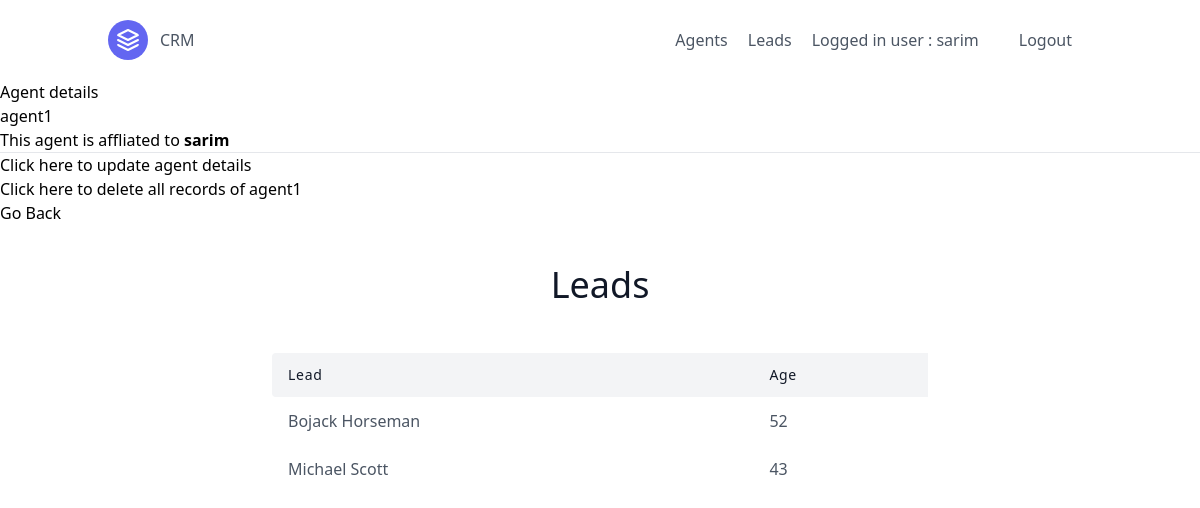
/agents/1/ (signed in), run on an earlier commit of the app's database.
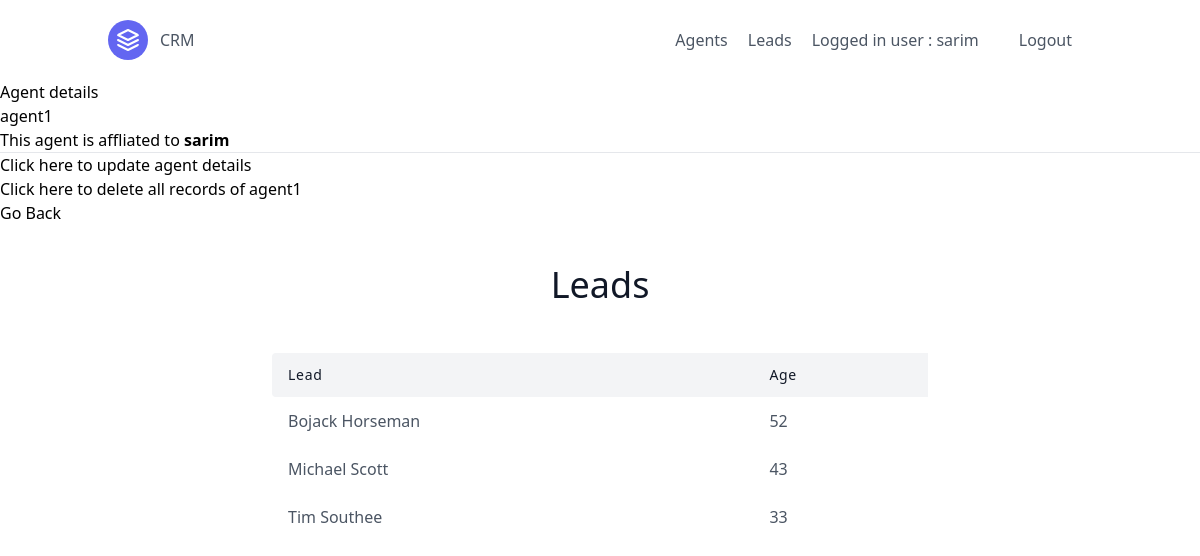
And on a later commit of the database.
### leads/models.py (models this page shows)
class Lead(models.Model):
    first_name = models.CharField(max_length=25)
    last_name = models.CharField(max_length=25)
    age = models.PositiveIntegerField()
    organisation = models.ForeignKey(UserProfile,  on_delete=models.CASCADE)
    agent = models.ForeignKey("Agent", blank=True, null= True,on_delete=models.SET_NULL)
    def __str__(self):
        return f"{self.first_name} {self.last_name}"

### agents/views.py (the view)
# urls.py: path('<int:pk>/', AgentDetailView.as_view(), name = 'agent-detail'),
class AgentDetailView(LoginAndOrganizerRequiredMixin, DetailView):
    template_name = "agents/agent_detail.html"
    def get_queryset(self):
        agent_organisation = self.request.user.userprofile
        return Agent.objects.filter(organisation = agent_organisation)
    def get_context_data(self, **kwargs):
        context = super(AgentDetailView, self).get_context_data(**kwargs)
        user = self.request.user
        if user.is_organizer:
            queryset = Lead.objects.filter(agent__id = self.object.id).order_by('first_name')
            context.update({"agent_leads" : queryset})
        return context

### agents/mixins.py (called while the page is built)
    def dispatch(self, request, *args, **kwargs):
        if not request.user.is_authenticated or not request.user.is_organizer:
            return redirect("/leads")
        return super().dispatch(request, *args, **kwargs)

### leads/models.py (called while the page is built)
    def __str__(self):
        return self.user.username

    def __str__(self):
        return self.user.username

### agents/templates/agents/agent_detail.html
{% extends "base.html" %}
{% block content %}
    <h4>Agent details</h4>
    {{object.user.username}}
    <div>This agent is affliated to <strong>{{object.organisation}}</strong></div>
    <hr>
    <p>
        <a href="{% url 'agents:agent-update' object.pk %}">
        Click here to update agent details
        </a>
    </p>
    <p>
        <a href="{% url 'agents:agent-delete' object.pk %}">Click here to delete all records of {{object}}</a>
    </p>
    <p>
        <a href="{% url 'agents:agent-list' %}">Go Back</a>
    </p>
    <div>
        <section class="text-gray-600 body-font">
            <div class="container px-5 py-10 mx-auto">
                <div class="flex flex-col text-center w-full mb-10">
                    <h1 class="sm:text-4xl text-3xl font-medium title-font mb-2 text-gray-900">Leads</h1>
                </div>
                <div class="lg:w-2/3 w-full mx-auto overflow-auto">
                    <table class="table-auto w-full text-left whitespace-no-wrap">
                        <thead>
                            <tr>
                                <th class="px-4 py-3 title-font tracking-wider font-medium text-gray-900 text-sm bg-gray-100 rounded-tl rounded-bl">Lead</th>
                                <th class="px-4 py-3 title-font tracking-wider font-medium text-gray-900 text-sm bg-gray-100">Age</th>
                            </tr>
                        </thead>
                        <tbody>
                        {% for lead in agent_leads %}
                      <tr>
                        <td class="px-4 py-3"><a href="{% url 'leads:lead-detail' lead.pk %}">{{lead}}</a></td>
                        <td class="px-4 py-3">{{lead.age}}</td>
                      </tr>
                      {% endfor %}
                    </tbody>
                  </table>
                </div>
              </div>
            </section>
    </div>
{% endblock content %}

What changed in the data, as far as the page shows it:
added Lead: first_name+last_name "Tim Southee", age "33"
